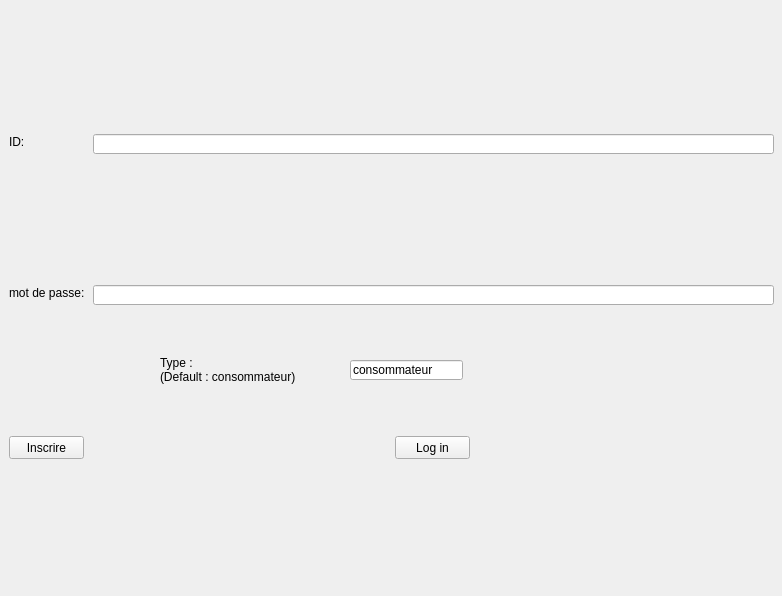
<?xml version="1.0" encoding="UTF-8"?>
<ui version="4.0">
 <class>Connecterig</class>
 <widget class="QWidget" name="Connecterig">
  <property name="geometry">
   <rect>
    <x>0</x>
    <y>0</y>
    <width>782</width>
    <height>596</height>
   </rect>
  </property>
  <property name="windowTitle">
   <string>Form</string>
  </property>
  <widget class="QLabel" name="Id">
   <property name="geometry">
    <rect>
     <x>9</x>
     <y>134</y>
     <width>18</width>
     <height>16</height>
    </rect>
   </property>
   <property name="text">
    <string>ID:</string>
   </property>
  </widget>
  <widget class="QLineEdit" name="IDcode">
   <property name="geometry">
    <rect>
     <x>93</x>
     <y>134</y>
     <width>681</width>
     <height>20</height>
    </rect>
   </property>
  </widget>
  <widget class="QLabel" name="PassLabel">
   <property name="geometry">
    <rect>
     <x>9</x>
     <y>285</y>
     <width>78</width>
     <height>16</height>
    </rect>
   </property>
   <property name="text">
    <string>mot de passe:</string>
   </property>
  </widget>
  <widget class="QLineEdit" name="Pass">
   <property name="geometry">
    <rect>
     <x>93</x>
     <y>285</y>
     <width>681</width>
     <height>20</height>
    </rect>
   </property>
  </widget>
  <widget class="QPushButton" name="Inscrire">
   <property name="geometry">
    <rect>
     <x>9</x>
     <y>436</y>
     <width>75</width>
     <height>23</height>
    </rect>
   </property>
   <property name="text">
    <string>Inscrire</string>
   </property>
  </widget>
  <widget class="QPushButton" name="Login">
   <property name="geometry">
    <rect>
     <x>395</x>
     <y>436</y>
     <width>75</width>
     <height>23</height>
    </rect>
   </property>
   <property name="text">
    <string>Log in</string>
   </property>
  </widget>
  <widget class="QLabel" name="Id_2">
   <property name="geometry">
    <rect>
     <x>160</x>
     <y>350</y>
     <width>151</width>
     <height>41</height>
    </rect>
   </property>
   <property name="text">
    <string>&lt;html&gt;&lt;head/&gt;&lt;body&gt;&lt;p&gt;Type :&lt;br/&gt;(Default : consommateur)&lt;/p&gt;&lt;/body&gt;&lt;/html&gt;</string>
   </property>
  </widget>
  <widget class="QLineEdit" name="choix">
   <property name="geometry">
    <rect>
     <x>350</x>
     <y>360</y>
     <width>113</width>
     <height>20</height>
    </rect>
   </property>
   <property name="text">
    <string>consommateur</string>
   </property>
  </widget>
 </widget>
 <resources/>
 <connections/>
</ui>
